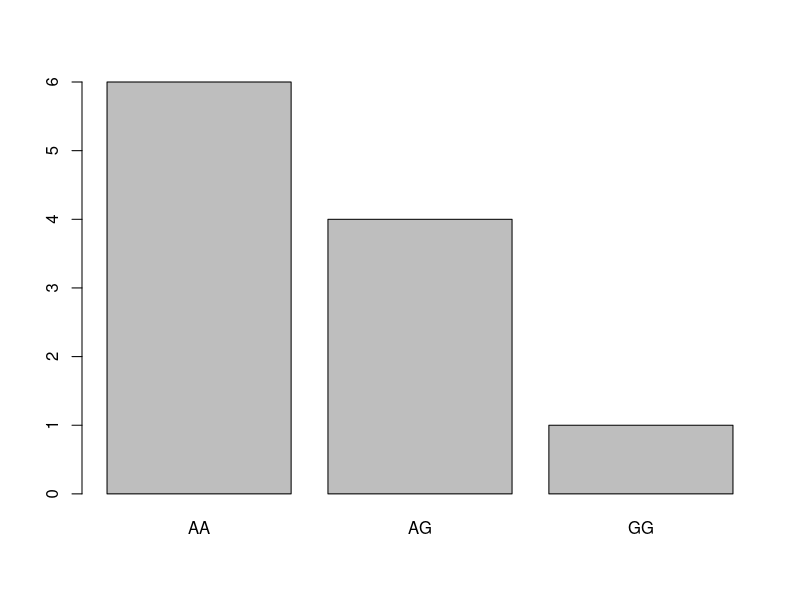
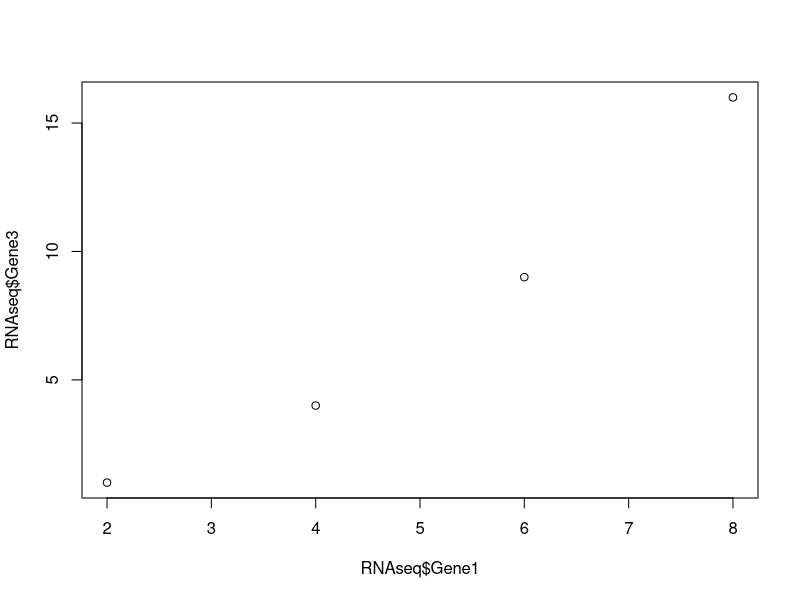

These charts were generated, in order, by the following R code: (Note: this script raises an error after producing the figures.)
## ---- chunk 1
SNPs <- c("AA", "AA", "GG", "AG", "AG", "AA", "AG", "AA", "AA", "AA", "AG")
SNPs
## ---- chunk 2
SNPs_cat <- factor(SNPs)
SNPs_cat
## ---- chunk 3
table(SNPs_cat)
plot(SNPs_cat)
## ---- chunk 4
as.numeric(SNPs_cat)
## ---- chunk 5
Day1 <- c(2,4,6,8)
Day2 <- c(3,6,9,12)
Day3 <- c(1,4,9,16)
A <- cbind(Day1, Day2,Day3)
A
A<- rbind(Day1,Day2,Day3)
A
A <- cbind(Day1, Day2,Day3)
A
B <- rbind(Day1,Day2,Day3)
B
## ---- chunk 6
Day4 <- c(5,10,11,20)
C <- rbind(B,Day4)
C
## ---- chunk 7
Day4 <- c(5,10,11,20)
C <- rbind(B,Day4)
C
## ---- chunk 8
A*10

A[1]
A[12]

A[ ,c(1,3)]
A[c(2,4), ]

A
t(A)
## ---- chunk 9
Gene1 <- c(2,4,6,8)
Gene2 <- c(3,6,9,12)
Gene3 <- c(1,4,9,16)
Gene <- c("Day 1", "Day 2", "Day 3", "Day 4")
## ---- chunk 10
RNAseq <- data.frame(Gene1, Gene2, Gene3, row.names = Gene)
RNAseq
## ---- chunk 11
RNAseq$Gene3
plot(RNAseq$Gene1, RNAseq$Gene3)
## ---- chunk 12
plot(RNAseq$Day,RNAseq$Gene3)
## ---- chunk 13
RNAseq$Gene4 <- c(5,10,15,20)
RNAseq
## ---- chunk 14
RNAseq$Gene5 <- c(1,2,3,3)
## ---- chunk 15
RNAseq["Day 4",] <- rbind(10,14,20,22,3)
## ---- chunk 16
x=1
str(x)
a="ATGCCCTGA"
a
## ---- chunk 17
str(SNPs)
SNPs <- c("AA", "AA", "GG", "AG", "AG", "AA", "AG", "AA", "AA", "AA", "AG")
str(SNPs_cat)
## ---- chunk 18
B <- rbind(Day1,Day2,Day3)
str (B)
## ---- chunk 19
Gene1
Gene2
Gene3
Gene
RNAseq<- data.frame(Gene1,Gene2,Gene3, row.names = Gene)
str (RNAseq)
